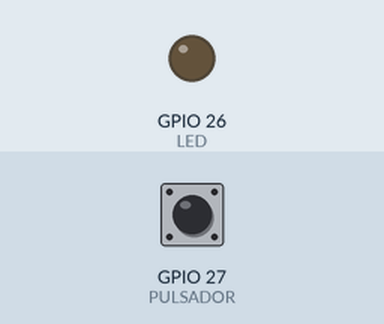
Simulated run of this sketch. Board: ESP32. Shown: output pins drawn as LEDs (lit = HIGH). The test bench sets the inputs (shaded band); at power-on: GPIO 27 (PULSADOR) HIGH.

Above: at 1.2 s.
1.3 s: GPIO 27 (PULSADOR) pulled LOW for 0.15 s
At 1.37 s:
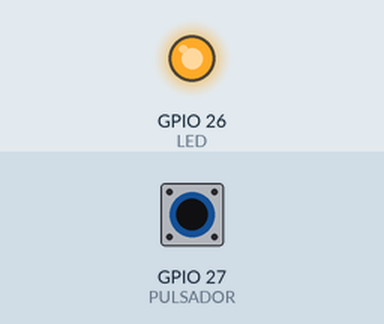
2.9 s: GPIO 27 (PULSADOR) pulled LOW for 3.2 s
At 6.7 s:
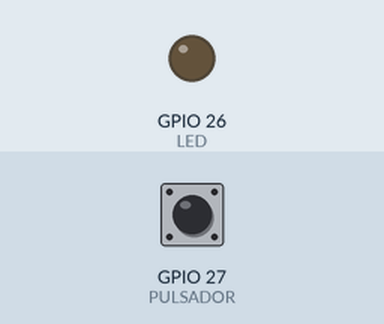
Timing chart, 0 to 8.2 s (numbered marks = the images above; inputs shaded):
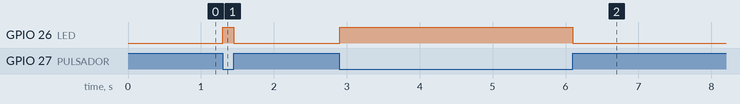

Measured:
- after the input at 1.3 s, GPIO 26 (LED): LOW → HIGH at once, → LOW 0.15 s later
- after the input at 2.9 s, GPIO 26 (LED): LOW → HIGH at once, → LOW 3.2 s later

The sketch:

T1_Reto1_PullUp_interna.ino
```cpp
// Taller 1 - Reto 1: resistencia de pull-up interna configurada por codigo
// Pulsador entre el GPIO 27 y GND; se retira la resistencia externa de 10 kohm.
const int PULSADOR = 27;   // GPIO 27 (admite pull-up interna)
const int LED = 26;        // GPIO 26 (salida digital)

void setup() {
  pinMode(PULSADOR, INPUT_PULLUP);    // activa la resistencia interna hacia 3,3 V
  pinMode(LED, OUTPUT);
}

void loop() {
  if (digitalRead(PULSADOR) == LOW) {    // logica invertida: presionado = LOW
    digitalWrite(LED, HIGH);
  } else {
    digitalWrite(LED, LOW);
  }
}
```
